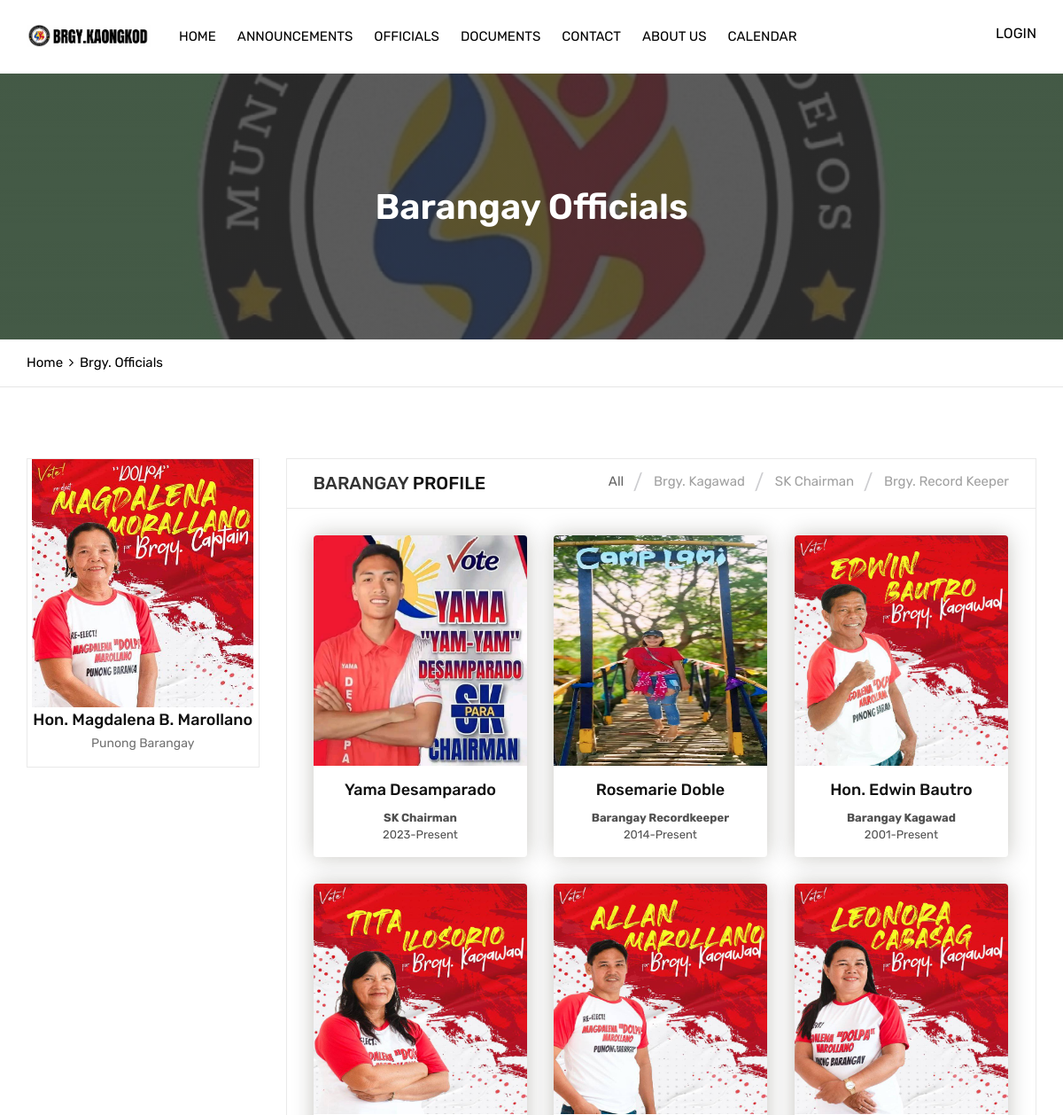
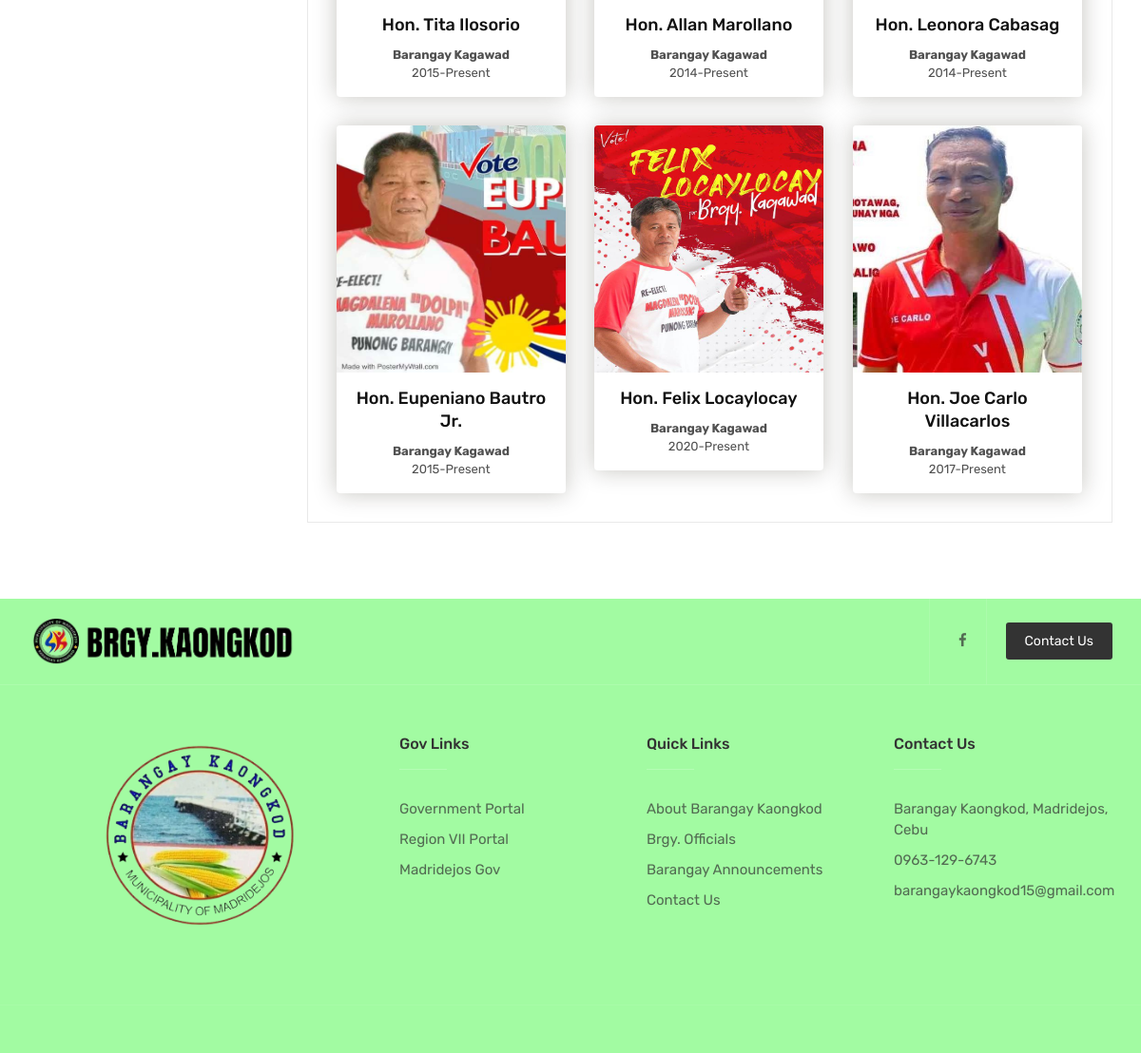
Page /officials.php on the committed database (2 pictures, top to bottom).
### tables this page shows
CREATE TABLE `content_management` (
  `id` int(11) NOT NULL,
  `story` varchar(1000) NOT NULL,
  `mission` varchar(1000) NOT NULL,
  `vission` varchar(1000) NOT NULL,
  `guidelines` longblob NOT NULL,
  `brgy_head` varchar(200) NOT NULL,
  `brgy_head_pic` varchar(200) NOT NULL,
  `clearance` longblob NOT NULL,
  `residency` longblob NOT NULL,
  `indigency` longblob NOT NULL,
  `fb_link` varchar(200) NOT NULL,
  `iframe` varchar(300) NOT NULL
);

CREATE TABLE `org_structure` (
  `id` int(11) NOT NULL,
  `name` varchar(200) NOT NULL,
  `position` varchar(100) NOT NULL,
  `image` varchar(200) NOT NULL,
  `image_unique` varchar(300) NOT NULL,
  `rendered_service` varchar(50) DEFAULT NULL,
  `status` int(11) NOT NULL
);

### content/head.php (called while the page is built, shortened)
<?php
	include 'global/model.php';
    $model = new Model();
    $rows = $model->website_details();
    if (!empty($rows)) {
        foreach ($rows as $row) {
            $primary_color = $row['primary_color'];
       	}
    }
    $rows = $model->content_management();
    if (!empty($rows)) {
        foreach ($rows as $row) {
            $brgy_head = $row['brgy_head'];
            $brgy_head_pic = $row['brgy_head_pic'];
            $fb_link = $row['fb_link'];
        }
    }
?>

### global/model.php (called while the page is built, shortened)
<?php
	Class Model {
		private $server = "127.0.0.1:3306";
		private $username = "u510162695_kaongkod";
		private $password = "1Kaongkod";
		private $dbname = "u510162695_kaongkod";
		private $conn;
		public function __construct() {
			try {
				$this->conn = new mysqli($this->server, $this->username, $this->password, $this->dbname);
			} catch (Exception $e) {
				echo "Connection failed" . $e->getMessage();
			}
		}
		public function website_details(){
			$data = null;
			$query = "SELECT * FROM web_details ORDER BY web_id DESC LIMIT 1";
			if ($sql = $this->conn->query($query)) {
				while ($row = mysqli_fetch_assoc($sql)) {
					$data[] = $row;
				}
			}
			return $data;
		}
		public function content_management(){
			$data = null;
			$query = "SELECT * FROM content_management WHERE id = 1";
			if ($sql = $this->conn->query($query)) {
				while ($row = mysqli_fetch_assoc($sql)) {
					$data[] = $row;
				}
			}
			return $data;
		}
		public function fetchOrgStructure($status) {
			$data = null;
			$query = "SELECT * FROM org_structure WHERE status = ? ORDER BY position ASC";
			if ($stmt = $this->conn->prepare($query)) {
				$stmt->bind_param('i', $status);
				$stmt->execute();
				$result = $stmt->get_result();
				while ($row = $result->fetch_assoc()) {
					$data[] = $row;
				}
			}
			return $data;
		}
	}
?>

### officials.php (the view, shortened to what this page needs)
<?php
	include 'content/head.php';
?>
<!DOCTYPE html>
<html lang="en">
<head>
	<link rel="stylesheet" type="text/css" href="assets/css/assets.css">
	<link rel="stylesheet" type="text/css" href="assets/css/typography.css">
	<link rel="stylesheet" type="text/css" href="assets/css/shortcodes/shortcodes.css">
	<link rel="stylesheet" type="text/css" href="assets/css/style.css">
</head>
<body id="bg">
<div class="page-wraper">
	<?php include 'content/navigation.php'; ?>
    <div class="page-content bg-white">
        <div class="page-banner ovbl-dark" style="background-image:url(assets/images/m.jpg);">
            <div class="container">
                <div class="page-banner-entry">
                    <h1 class="text-white">Barangay Officials</h1>
				 </div>
            </div>
        </div>
		<div class="breadcrumb-row">
			<div class="container">
				<ul class="list-inline">
					<li><a href="index">Home</a></li>
					<li>Brgy. Officials</li>
				</ul>
			</div>
		</div>
        <div class="content-block">
			<div class="section-area section-sp1">
                <div class="container">
					 <div class="row">
						<div class="col-lg-3 col-md-4 col-sm-12 m-b30">
							<div class="profile-bx text-center">
								<div class="user-thumb">
									<img src="assets/images/org-structure/<?php echo $brgy_head_pic; ?>.jpg" style="width: 250px; height: 280px;">
								</div>
								<div class="profile-info">
									<h4><?php echo $brgy_head; ?></h4>
									<span>Punong Barangay</span>
								</div>
							</div>
						</div>
						<div class="col-lg-9 col-md-8 col-sm-12 m-b30">
							<div class="profile-content-bx">
								<div class="tab-content">
									<div class="tab-pane active" id="courses">
										<div class="profile-head">
											<h3><span style="color: <?php echo $primary_color; ?>">Barangay</span> Profile</h3>
											<div class="feature-filters style1 ml-auto">
												<ul class="filters" data-toggle="buttons">
													<li data-filter="" class="btn active">
														<a href="#"><span>All</span></a>
													</li>
													<li data-filter="5" class="btn">
														<a href="#"><span>Brgy. Kagawad</span></a>
													</li>
													<li data-filter="10" class="btn">
														<a href="#"><span>SK Chairman</span></a>
													</li>
													<li data-filter="15" class="btn">
														<a href="#"><span>Brgy. Record Keeper</span></a>
													</li>
												</ul>
											</div>
										</div>
										<div class="courses-filter">
											<div class="clearfix">
												<ul id="masonry" class="ttr-gallery-listing magnific-image row">
													<?php
													$rows = $model->fetchOrgStructure(1);
														if (!empty($rows)) {
														foreach ($rows as $row) {
														if ($row['position'] == 5) {
															$position = "Barangay Kagawad";
														}
														else if ($row['position'] == 10) {
															$position = "SK Chairman";
														}
														else if ($row['position'] == 15) {
															$position = "Barangay Recordkeeper";
														}
														else {
															$position = "N/A";
														}
													?>
													<li class="action-card col-xl-4 col-lg-6 col-md-12 col-sm-6 <?php echo $row['position']; ?>">
														<div class="cours-bx">
															<div class="action-box">
																<img src="assets/images/org-structure/<?php echo $row['image_unique']; ?>.jpg" style="width: 250px; height: 260px;">
															</div>
															<div class="info-bx text-center">
																<h5><a href="#"><?php echo $row['name']; ?></a></h5>
																<span><b><?php echo $position; ?></b></span><br><span><?php echo $row['rendered_service']; ?></span>
															</div>
														</div>
													</li>
													<?php
														}
													}
													?>
												</ul>
											</div>
										</div>
									</div>
								</div>
							</div>
						</div>
				</div>
            </div>
        <?php include 'content/footer.php' ?>
</div>
</body>
</html>

### content/navigation.php (shortened to what this page needs)
  <header class="header rs-nav">
<div class="sticky-header navbar-expand-lg">
          <div class="menu-bar clearfix">
              <div class="container clearfix">
			<div class="menu-logo">
				<a href="index"><img src="assets/images/3.png" alt=""></a>
			</div>
                  <div class="secondary-menu">
                      <div class="secondary-inner">
                          <a href="residents.php" style="color: black;">LOGIN</a>
				</div>
                  </div>
                  <div class="menu-links navbar-collapse collapse justify-content-start" id="menuDropdown">
                      <ul class="nav navbar-nav">
					<li><a href="index">Home</a></li>
					<li><a href="all-announcements">Announcements</a></li>
					<li><a href="officials">Officials</a></li>
					<li><a href="services">Documents</a></li>
					<li><a href="contact">Contact</a></li>
					<li><a href="about-us">About Us</a></li>
					<li><a href="calendar">Calendar</a></li>
				</ul>
                  </div>
              </div>
          </div>
      </div>
  </header>

### content/footer.php (shortened to what this page needs)
     </div>
 </div>
 <footer>
     <div class="footer-top">
<div class="pt-exebar">
	<div class="container">
		<div class="d-flex align-items-stretch">
			<div class="pt-logo mr-auto">
				<img src="assets/images/3r.png" style="width: 285px; height: 50px;" alt=""/>
			</div>
			<div class="pt-social-link">
				<ul class="list-inline m-a0">
					<li><a href="<?php echo $fb_link; ?>" class="btn-link"><i class="fa fa-facebook"></i></a></li>
				</ul>
			</div>
			<div class="pt-btn-join">
				<a href="contact" class="btn ">Contact Us</a>
			</div>
		</div>
	</div>
</div>
         <div class="container">
             <div class="row">
		<div class="col-lg-4">
                     <div class="widget">
                     	<center><img src="assets/images/k.png" style="width: 60%;"></center>
                     </div>
                 </div>
                 <div class="col-lg-8">
                     <div class="row">
				<div class="col-4">
					<div class="widget footer_widget">
						<h5 class="footer-title">Gov Links</h5>
						<ul>
							<li><a href="https://www.gov.ph/">Government Portal</a></li>
							<li><a href="https://region7.deped.gov.ph/">Region VII Portal</a></li>
							<li><a href="https://madridejoscebu.gov.ph/">Madridejos Gov</a></li>
						</ul>
					</div>
				</div>
				<div class="col-4">
					<div class="widget footer_widget">
						<h5 class="footer-title">Quick Links</h5>
						<ul>
							<li><a href="about-us">About Barangay Kaongkod</a></li>
							<li><a href="officials">Brgy. Officials</a></li>
							<li><a href="all-announcements">Barangay Announcements</a></li>
							<li><a href="contact">Contact Us</a></li>
						</ul>
					</div>
				</div>
				<div class="col-4">
					<div class="widget footer_widget">
						<h5 class="footer-title">Contact Us</h5>
						<ul>
							<li><a href="javascript:;">Barangay Kaongkod, Madridejos, Cebu</a></li>
							<li><a href="javascript:;">0963-129-6743</a></li>
							<li><a href="javascript:;">barangaykaongkod15@gmail.com</a></li>
						</ul>
					</div>
				</div>
			</div>
                 </div>
             </div>
         </div>
     </div>
     <div class="footer-bottom">
     </div>
 </footer>

### assets/css/typography.css (style rules this page uses)
body { background-color: #fff; font-family: Rubik; font-size: 16px; font-weight: 400; color:#505050; padding: 0; margin: 0; overflow-x: hidden; -webkit-font-smoothing: antialiased; font-smoothing: antialiased; -moz-osx-font-smoothing: grayscale; scroll-behavior: smooth; }
a { color: #6f6f6f; outline: 0 none; text-decoration: none; }
img { border-style: none; height: auto; max-width: 100%; vertical-align: middle; }
section, article, aside, details, figcaption, figure, footer, header, hgroup, main, menu, nav, summary { display: block; }
p, address, pre, hr, ul, ol, dl, dd, table { margin-bottom: 24px; }
h1, h2, h3, h4, h5, h6 { color: #111111; font-family: rubik; margin-top:0; }
h1 a, h2 a, h3 a, h4 a, h5 a, h6 a { color: inherit; }
h1 { font-size: 36px; line-height: 45px; margin-bottom: 25px; font-weight: 700; }
h3 { font-size: 28px; line-height: 35px; margin-bottom: 20px; font-weight: 700; }
h4 { font-size: 22px; line-height: 28px; margin-bottom: 15px; font-weight: 500; }
h5 { font-size: 18px; line-height: 24px; margin-bottom: 10px; font-weight: 500; }
dl, ul, ol { list-style-position: outside; padding: 0; }
ul, ol { margin-bottom: 24px; }
ul li, ol li { padding: 0; }
.m-a0 { margin: 0; }
.m-b30 { margin-bottom: 30px; }
.text-white { color: #fff; }
.bg-white { background-color: #FFF; }
.text-white { color: #FFF; }
.list-inline li { display: inline-block; }

### assets/css/shortcodes/form.css (style rules this page uses)
.btn, .panel, .form-control, .img-thumbnail, .panel-head ing, .dropdown-menu, .panel-group .panel, .nav-tabs > li > a, .modal-content, .navbar-toggler, .nav-pills > li > a, .pager li > a, .pager li > span, .well, .alert, .list-group-item:first-child, .list-group-item:last-child, .input-group-addon, .btn-group-divides > .btn:not(:first-child):not(:last-child):not(.dropdown-toggle), .btn-group-divides > .btn:last-child:not(:first-child), .btn-group > .dropdown-toggle:not(:first-child), .ttr-booking-form .ttr-extra-services li .feature-box-lg, .ttr-booking-form .ttr-extra-services li.active .feature-box-lg:after, .widget_tag_cloud a, .searchform input[type="text"], .searchform input[type="submit"], ol.comment-list li.comment .comment-body { -webkit-border-radius: 0; -moz-border-radius: 0; border-radius: 0; }
a, .ttr-box, .btn, .form-control, .ov-box, .overlay-icon li a i, .feature-box-xl, .feature-box-lg, .feature-box-md, .feature-box-sm, .feature-box-xs, .navbar-toggler, .menu-logo, .menu-links .nav > li > a, .secondary-menu { -webkit-transition: all 0.2s linear; -moz-transition: all 0.2s linear; -ms-transition: all 0.2s linear; -o-transition: all 0.2s linear; transition: all 0.2s linear; }
.clearfix:after, .clearfix:before { content: ""; display: table; }
.clearfix:after { clear: both; }

### assets/css/shortcodes/breadcrumb.css (style rules this page uses)
.breadcrumb-row { background: #fff; padding: 15px 0; border-bottom: 1px solid #e5e5e5; }
.breadcrumb-row ul { margin: 0; }
.breadcrumb-row ul li { padding: 0; margin-right: 3px; color: #000; display: inline-block; }
.breadcrumb-row ul li:after { content: "\f105"; margin-left: 7px; font-family: fontawesome; }
.breadcrumb-row ul li:last-child { color: #000; }
.breadcrumb-row ul li:last-child:after { display: none; }

### assets/css/shortcodes/layout.css (style rules this page uses)
#bg { background-attachment: fixed; background-size: cover; }

### assets/css/shortcodes/list.css (style rules this page uses)
ul[class*="list-"] { font-family: "rubik",sans-serif; font-size:15px; }

### assets/css/shortcodes/overlay.css (style rules this page uses)
.action-box { overflow: hidden; position: relative; }
.ovbl-light, .ovbl-middle, .ovbl-dark, .ovwh-light, .ovwh-middle, .ovwh-dark, .ovpr-light, .ovpr-middle, .ovpr-dark, .ovpr { position: relative; }
.ovbl-light:after, .ovbl-middle:after, .ovbl-dark:after, .ovwh-light:after, .ovwh-middle:after, .ovwh-dark:after, .ovpr-light:after, .ovpr-middle:after, .ovpr-dark:after, .ovpr:after { content: ""; position: absolute; left: 0; top: 0; width: 100%; height: 100%; }
.ovbl-light:after, .ovbl-middle:after, .ovbl-dark:after { background: #000; }
.ovbl-dark:after { opacity: 0.8; }
.ovbl-light .container, .ovbl-middle .container, .ovbl-dark .container, .ovwh-light .container, .ovwh-middle .container, .ovwh-dark .container, .ovpr-light .container, .ovpr-middle .container, .ovpr-dark .container, .ovpr .container, .ovbl-light .container-fluid, .ovbl-middle .container-fluid, .ovbl-dark .container-fluid, .ovwh-light .container-fluid, .ovwh-middle .container-fluid, .ovwh-dark .container-fluid, .ovpr-light .container-fluid, .ovpr-middle .container-fluid, .ovpr-dark .container-fluid, .ovpr .container-fluid { position: relative; z-index: 1; }

### assets/css/shortcodes/widget.css (style rules this page uses)
.widget { margin-bottom: 50px; }

### officials.php (style rules this page uses)
ul { list-style-type: none; padding: 0; margin: 0; }

### rows in the picture
content_management: brgy_head_pic (picture), brgy_head "Hon. Magdalena B. Marollano"
org_structure: image_unique (picture), name "Yama Desamparado", position "SK Chairman", rendered_service "2023-Present"
org_structure: image_unique (picture), name "Rosemarie Doble", position "Barangay Recordkeeper", rendered_service "2014-Present"
org_structure: image_unique (picture), name "Hon. Edwin Bautro", position "Barangay Kagawad", rendered_service "2001-Present"
org_structure: image_unique (picture), name "Hon. Tita Ilosorio", position "Barangay Kagawad", rendered_service "2015-Present"
org_structure: image_unique (picture), name "Hon. Allan Marollano", position "Barangay Kagawad", rendered_service "2014-Present"
org_structure: image_unique (picture), name "Hon. Leonora Cabasag", position "Barangay Kagawad", rendered_service "2014-Present"
org_structure: image_unique (picture), name "Hon. Eupeniano Bautro Jr.", position "Barangay Kagawad", rendered_service "2015-Present"
org_structure: image_unique (picture), name "Hon. Felix Locaylocay", position "Barangay Kagawad", rendered_service "2020-Present"
org_structure: image_unique (picture), name "Hon. Joe Carlo Villacarlos", position "Barangay Kagawad", rendered_service "2017-Present"
